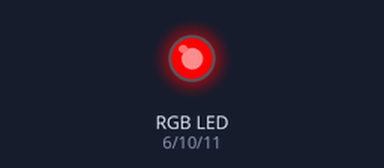
Bench run of a sketch on a simulated Arduino Uno, built with avr-gcc and run on an emulated ATmega328P. On the bench: an RGB LED mixed from three pins (HIGH = lit).

Above: at 0.7 s.
At 2.2 s:
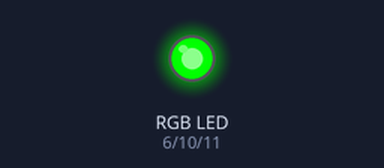
At 3.7 s:
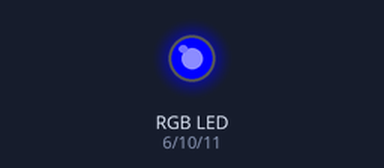
Timing chart, 0 to 5.9 s (numbered marks = the images above):
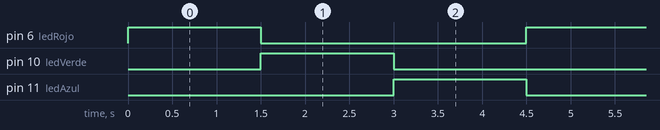

Measured:
- by itself, pin 6 (ledRojo), pin 10 (ledVerde), pin 11 (ledAzul): alternates HIGH for 1.5 s and LOW for 3.0 s
- by itself, everything shown: repeats every 4.5 s, in 3 steps

The sketch:

LedRGB.ino
```cpp
int ledRojo = 6;
int ledVerde = 10;
int ledAzul = 11;

void setup() {
  pinMode(ledRojo, OUTPUT);
  pinMode(ledVerde, OUTPUT);
  pinMode(ledAzul, OUTPUT);
}

void loop() {
  digitalWrite(ledRojo, 255);
  digitalWrite(ledVerde, 0);
  digitalWrite(ledAzul, 0);
  delay(1500);

  digitalWrite(ledRojo, 0);
  digitalWrite(ledVerde, 255);
  digitalWrite(ledAzul, 0);
  delay(1500);

  digitalWrite(ledRojo, 0);
  digitalWrite(ledVerde, 0);
  digitalWrite(ledAzul, 255);
  delay(1500);
}
```
